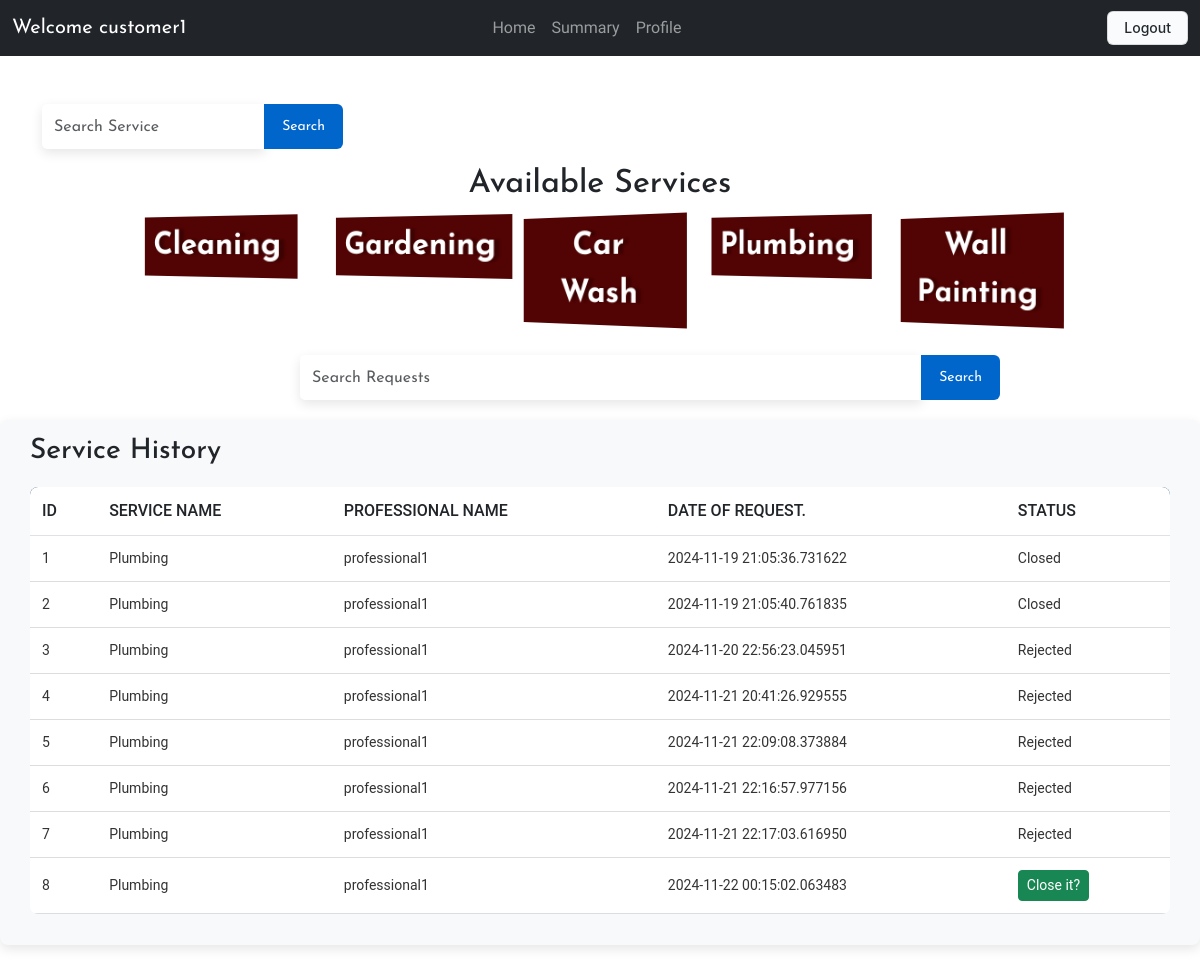
Page /user/2 (signed in) on the earlier database version.
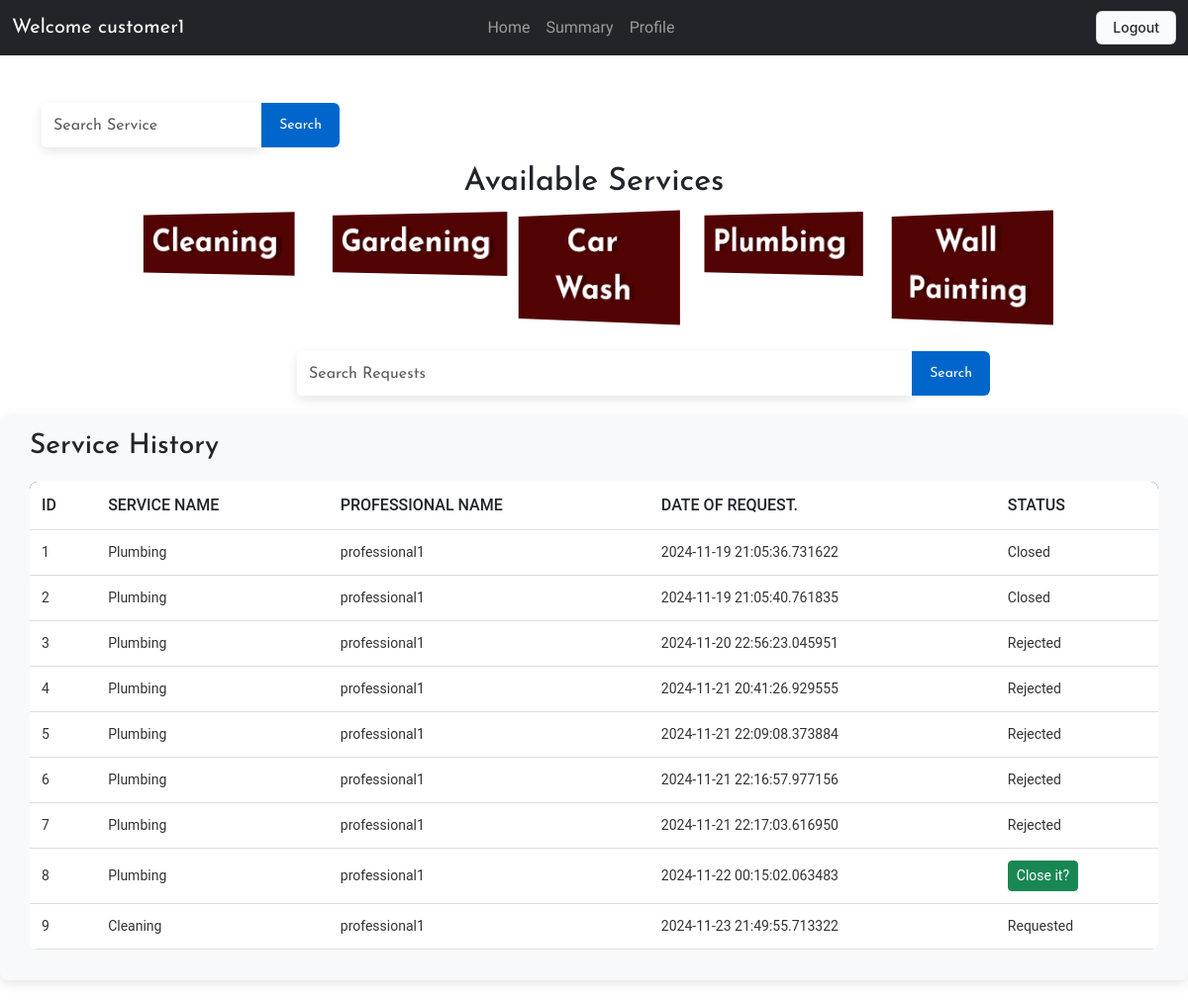
Same page on the later database version.
### application/models.py (models this page shows)
class Customer(db.Model):
    id=db.Column(db.Integer, primary_key=True)
    user_id = db.Column(db.Integer, db.ForeignKey('user.id'), nullable = False)
    user = db.relationship('User', back_populates='customer')
    fullname= db.Column(db.String(80))
    address= db.Column(db.String(200))
    pincode=db.Column(db.Integer)

class ServiceRequest(db.Model):
    id = db.Column(db.Integer, primary_key=True)
    customer_name = db.Column(db.String(150))
    professional_name = db.Column(db.String(150))
    service_name = db.Column(db.String(150))
    service_id = db.Column(db.Integer, db.ForeignKey('service.id'), nullable=False)
    customer_id = db.Column(db.Integer, db.ForeignKey('user.id'), nullable=False)
    professional_id = db.Column(db.Integer, db.ForeignKey('professional.id'))
    date_of_request = db.Column(db.DateTime)
    date_of_completion = db.Column(db.DateTime)
    status = db.Column(db.String(25), default="requested")
    remarks = db.Column(db.String(250))

### application/controllers.py (the view)
@app.route('/user/<int:id>', methods=['GET','POST'])
@roles_required("customer")
def customer(id):
   user=Customer.query.filter_by(user_id=id).first()
   services=Service.query.all()
   service_request=ServiceRequest.query.filter_by(customer_id=id)
   return render_template('c_dash.html',user=user, services=services, service_request=service_request)

### templates/c_dash.html (shortened to what this page needs)
<!DOCTYPE html>
<html lang="en">
<head>
    <link href="https://cdn.jsdelivr.net/npm/bootstrap@5.3.0-alpha1/dist/css/bootstrap.min.css" rel="stylesheet">
    <link rel="stylesheet" href="/static/customer_dash.css">
</head>
<body>
    <nav class="navbar navbar-expand-lg navbar-dark bg-dark">
        <div class="container-fluid">
            <a class="navbar-brand" href="#">Welcome {{user.fullname}}</a>
            <div class="collapse navbar-collapse" id="navbarNav" >
                <ul class="navbar-nav ms-auto" style="display: flex; justify-content: center; width: 100%; padding-right: 15%;" >
                    <li class="nav-item"><a class="nav-link" href="/user/{{user.user_id}}">Home</a></li>
                    <li class="nav-item"><a class="nav-link" href="/summary/{{user.user_id}}">Summary</a></li>
                    <li class="nav-item"><a class="nav-link" href="/profile/{{user.user_id}}">Profile</a></li>
                </ul>
            </div>
            <div class="nav-link" style="display: flex;">
                <a href="/logout"> <button class="button-4">Logout</button></a>
            </div>
        </div>
    </nav>
    <div class="container mt-5">
        <div>
            <form action="/search_service/{{user.user_id}}" style="display: flex; justify-content: center;">
                <div class="input-group mb-3" >
                    <input style="max-width:20%; " name="result" type="text" class="form-control" placeholder="Search Service" aria-label="Recipient's username" aria-describedby="button-addon2">
                    <button class="btn btn-outline-secondary" type="submit" id="button-addon2">Search</button>
                </div>
             </form>
        </div>
        <h2 style="padding-bottom: 5px;display: flex ; justify-content: center;">Available Services</h2>
        <div class="row g-3" style="display: flex; justify-content: center;">
            {% for service in services %}
            <div class="col-md-2">
                <a href="/service/{{service.id}}/{{user.user_id}}" >
                    <button class="button-92" role="button">{{service.name}} </button></a>
            </div>
            {% endfor %}
        </div>
    </div>
     <form action="/search_req/{{user.user_id}}">
        <div class="input-group mb-3" style="padding-left: 300px; padding-right: 200px; padding-top: 30px;">
            <input name="result" type="text" class="form-control" placeholder="Search Requests" aria-label="Recipient's username" aria-describedby="button-addon2">
            <button class="btn btn-outline-secondary" type="submit" id="button-addon2">Search</button>
        </div>
     </form>
    <div class="tableMain" style="padding-left: 30px; padding-right: 30px;">
        <h3 style="padding-bottom: 10px;">Service History</h3>
        <table class="table">
            <thead>
                <tr>
                    <th>ID</th>
                    <th>Service Name</th>
                    <th>Professional Name</th>
                    <th>Date of Request.</th>
                    <th>Status</th>
                </tr>
            </thead>
            <tbody>
                {% for service in service_request %}
                <tr>
                    <td>{{ service.id }}</td>
                    <td>{{ service.service_name }}</td>
                    <td>{{ service.professional_name }}</td>
                    <td>{{ service.date_of_request }}</td>
                    <td>
                        {% if service.status == 'closed' %}
                        Closed
                        {% elif service.status == 'rejected' %}
                        Rejected
                        {% elif service.status == 'requested' %}
                         Requested
                        {% else %}
                        <a href="/service_remarks/{{ service.id }}" class="btn btn-sm btn-success">Close it?</a>
                        {% endif %}
                    </td>
                </tr>
                {% endfor %}
            </tbody>
        </table>
    </div>
</body>
</html>

### static/customer_dash.css (style rules this page uses)
body { font-family: "Josefin Sans", serif; }
li { font-family: "Rowdies", sans-serif; font-weight: 400; font-style: normal; }
.input-group .form-control { border: none; box-shadow: 0 4px 12px rgba(0, 0, 0, 0.1); border-radius: 5px; outline: none; transition: box-shadow 0.3s ease; }
.input-group .btn { border: none; background-color: #0066cc; color: white; padding: 12px 18px; font-size: 14px; cursor: pointer; transition: background-color 0.3s ease; }
.tableMain { width: 100%; overflow-x: auto; margin: 20px 0; padding: 15px; background-color: #f8f9fa; border-radius: 8px; box-shadow: 0 4px 12px rgba(0, 0, 0, 0.1); }
.table { width: 100%; border-collapse: collapse; font-family: 'Roboto', sans-serif; text-align: left; background-color: white; border-radius: 8px; overflow: hidden; }
.table thead { background-color: #012a52; color: white; font-size: 16px; text-transform: uppercase; }
.table thead th { padding: 12px; font-weight: 500; }
.table tbody tr { border-bottom: 1px solid #ddd; transition: background-color 0.2s ease; }
.table tbody td, .table tbody th { padding: 12px; font-size: 14px; color: #333; }
.table tbody td { vertical-align: middle; }
.button-92 { --c: #fff; background: linear-gradient(90deg, #0000 33%, #fff5, #0000 67%) var(--_p,100%)/300% no-repeat, #520303; color: #0000; border: none; transform: perspective(500px) rotateY(calc(20deg*var(--_i,-1))); text-shadow: calc(var(--_i,-1)* 0.08em) -.01em 0 var(--c), calc(var(--_i,-1)*-0.08em) .01em 2px #0004; outline-offset: .1em; transition: 0.3s; }
.button-92 { font-weight: bold; font-size: 2rem; margin: 0; cursor: pointer; padding: .2em .4em; }
.button-4 { appearance: none; background-color: #FAFBFC; border: 1px solid rgba(27, 31, 35, 0.15); border-radius: 6px; box-shadow: rgba(27, 31, 35, 0.04) 0 1px 0, rgba(255, 255, 255, 0.25) 0 1px 0 inset; box-sizing: border-box; color: #24292E; cursor: pointer; display: inline-block; font-family: -apple-system, system-ui, "Segoe UI", Helvetica, Arial, sans-serif, "Apple Color Emoji", "Segoe UI Emoji"; font-size: 14px; font-weight: 500; line-height: 20px; list-style: none; padding: 6px 16px; position: relative; transition: background-color 0.2s cubic-bezier(0.3, 0, 0.5, 1); user-select: none; -webkit-user-select: none; touch-action: manipulation; vertical-align: middle; white-space: nowrap; word-wrap: break-word; }
.button-4:before { display: none; }

Differences in the rows shown:
added ServiceRequest: id "9", service_name "Cleaning", professional_name "professional1", date_of_request "2024-11-23 21:49:55.713322", status "Requested"
